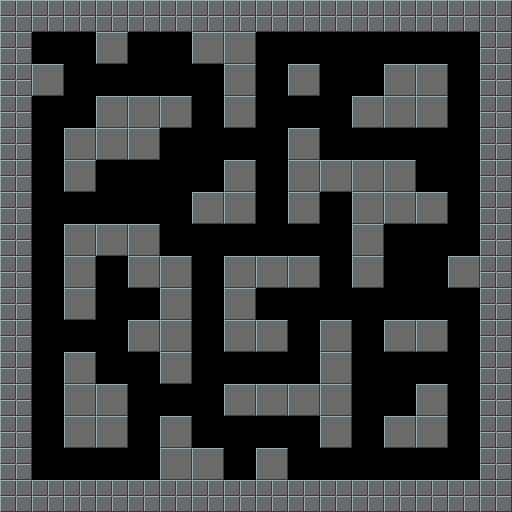

Tiled map render using the project's own tile images. Description and the whole map definition, tile-layer contents included, below:
An orthogonal 16x16 tile map with 32x32 px tiles, 2 tile layers (Walls, BoundaryWalls) and 3 objects.

<map version="1.8" tiledversion="1.8.2" orientation="orthogonal" renderorder="right-down" width="16" height="16" tilewidth="32" tileheight="32" infinite="0" nextlayerid="6" nextobjectid="152">
 <editorsettings>
  <export target="../src/files/areas/test.lua" format="custom" />
 </editorsettings>
 <properties>
  <property name="name" value="Test" />
  <property name="tileset" value="city" />
 </properties>
 <tileset firstgid="1" source="MainTiles.tsx" />
 <layer id="1" name="Walls" width="16" height="16">
  <data encoding="csv">
0,0,0,0,0,0,0,0,0,0,0,0,0,0,0,0,
0,0,0,1,0,0,1,1,0,0,0,0,0,0,0,0,
0,1,0,0,0,0,0,1,0,1,0,0,1,1,0,0,
0,0,0,1,1,1,0,1,0,0,0,1,1,1,0,0,
0,0,1,1,1,0,0,0,0,1,0,0,0,0,0,0,
0,0,1,0,0,0,0,1,0,1,1,1,1,0,0,0,
0,0,0,0,0,0,1,1,0,1,0,1,1,1,0,0,
0,0,1,1,1,0,0,0,0,0,0,1,0,0,0,0,
0,0,1,0,1,1,0,1,1,1,0,1,0,0,1,0,
0,0,1,0,0,1,0,1,0,0,0,0,0,0,0,0,
0,0,0,0,1,1,0,1,1,0,1,0,1,1,0,0,
0,0,1,0,0,1,0,0,0,0,1,0,0,0,0,0,
0,0,1,1,0,0,0,1,1,1,1,0,0,1,0,0,
0,0,1,1,0,1,0,0,0,0,1,0,1,1,0,0,
0,0,0,0,0,1,1,0,1,0,0,0,0,0,0,0,
0,0,0,0,0,0,0,0,0,0,0,0,0,0,0,0
</data>
 </layer>
 <layer id="5" name="BoundaryWalls" width="16" height="16">
  <data encoding="csv">
33,33,33,33,33,33,33,33,33,33,33,33,33,33,33,33,
33,0,0,0,0,0,0,0,0,0,0,0,0,0,0,33,
33,0,0,0,0,0,0,0,0,0,0,0,0,0,0,33,
33,0,0,0,0,0,0,0,0,0,0,0,0,0,0,33,
33,0,0,0,0,0,0,0,0,0,0,0,0,0,0,33,
33,0,0,0,0,0,0,0,0,0,0,0,0,0,0,33,
33,0,0,0,0,0,0,0,0,0,0,0,0,0,0,33,
33,0,0,0,0,0,0,0,0,0,0,0,0,0,0,33,
33,0,0,0,0,0,0,0,0,0,0,0,0,0,0,33,
33,0,0,0,0,0,0,0,0,0,0,0,0,0,0,33,
33,0,0,0,0,0,0,0,0,0,0,0,0,0,0,33,
33,0,0,0,0,0,0,0,0,0,0,0,0,0,0,33,
33,0,0,0,0,0,0,0,0,0,0,0,0,0,0,33,
33,0,0,0,0,0,0,0,0,0,0,0,0,0,0,33,
33,0,0,0,0,0,0,0,0,0,0,0,0,0,0,33,
33,33,33,33,33,33,33,33,33,33,33,33,33,33,33,33
</data>
 </layer>
 <objectgroup id="2" name="Object Layer 1">
  <object id="34" gid="4" x="32" y="480" width="32" height="32" />
  <object id="133" gid="8" x="32" y="128" width="32" height="32">
   <properties>
    <property name="id" value="66f746d9-eea3-d812-8251-a24768ad7d40" />
   </properties>
  </object>
  <object id="151" gid="8" x="32" y="256" width="32" height="32">
   <properties>
    <property name="id" value="bbd236da-a8ab-b90e-06c9-0670865b12d3" />
   </properties>
  </object>
 </objectgroup>
</map>
